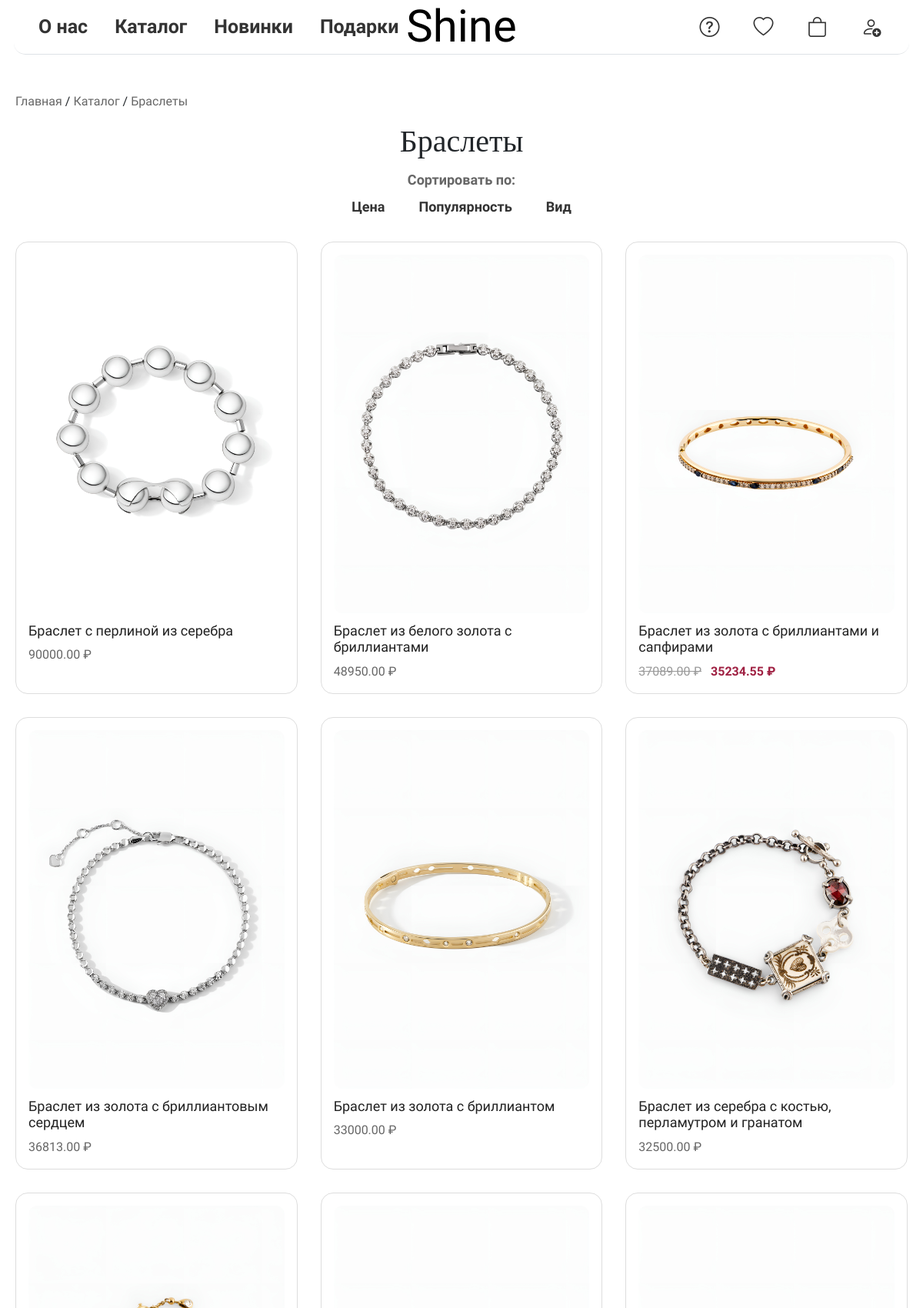
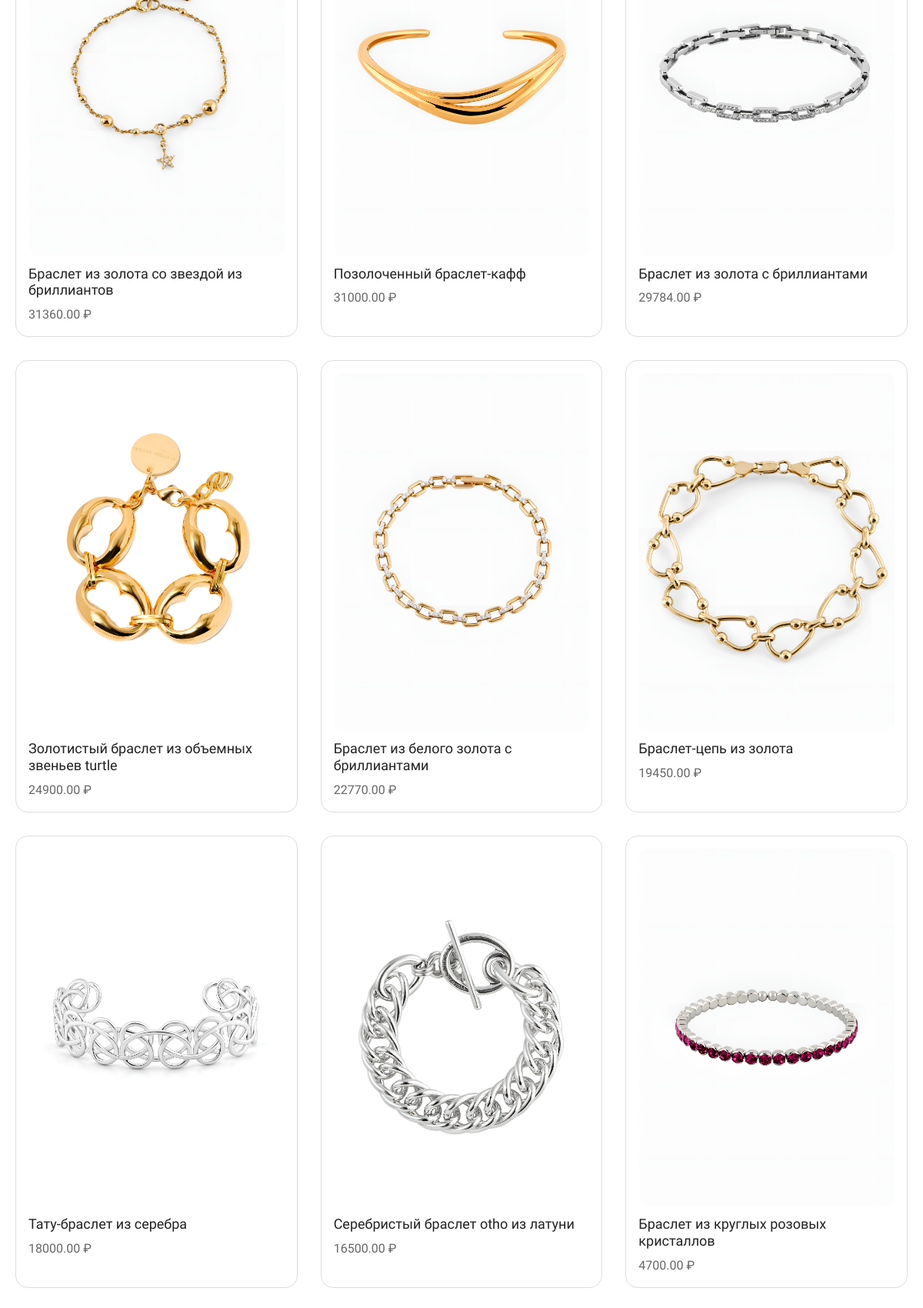
Page /category/2/?sort=price_desc (upper part) on the committed database (2 pictures, top to bottom).
### webapp/models.py (models this page shows, shortened)
class TypeProduct(models.Model):
    image = models.ImageField(upload_to='media/type')
    name = models.CharField(max_length=200, verbose_name="Наименование категории")
    order = models.PositiveIntegerField(default=0, verbose_name="Порядок сортировки")
    class Meta:
        ordering = ['order', 'name']
        verbose_name = 'Категория'
        verbose_name_plural = 'Категории'

class ViewProduct(models.Model):
    TYPE_CHOICES = [
        ('all', 'Показать все'),
        ('gold', 'Золото'),
        ('silver', 'Серебро'),
    ]
    type_material = models.CharField(max_length=10,choices=TYPE_CHOICES, verbose_name="Вид материала",default='all')
    category = models.ForeignKey(TypeProduct, related_name='view_products', on_delete=models.CASCADE, verbose_name='Категория', null=True, blank=True)
    product = models.ImageField(upload_to='product', verbose_name="Изображение товара")
    name_product = models.CharField(max_length=200, verbose_name="Название")
    price = models.DecimalField(max_digits=10, decimal_places=2, verbose_name="Цена")
    quantity = models.PositiveIntegerField(default=0, verbose_name="Количество")
    is_active = models.BooleanField(default=True, verbose_name="Активен", db_index=True)
    views = models.PositiveIntegerField(default=0, verbose_name="Просмотры")
    created_at = models.DateTimeField(auto_now_add=True)
    updated_at = models.DateTimeField(auto_now=True)
    old_price = models.DecimalField(max_digits=10, decimal_places=2, blank=True, null=True, verbose_name='Старая цена')
    discount = models.DecimalField(max_digits=5, decimal_places=2, blank=True, null=True, verbose_name='Скидка (%)')
    final_price = models.DecimalField(max_digits=10, decimal_places=2, blank=True, null=True,verbose_name='Цена со скидкой')
    objects = ProductQuerySet.as_manager()
    class Meta:
        ordering = ['-created_at']
        verbose_name = 'Все товары'
        verbose_name_plural = 'Все товары'
        indexes = [models.Index(fields=['is_active']),]
    @property
    def price_with_currency(self):
        if self.discount:
            return f"<span class='old-price'>{self.price} ₽</span> <span class='discounted-price'>{self.final_price} ₽</span>"
        return f"{self.price} ₽"

### webapp/views.py (the view)
# urls.py: path('category/<int:category_id>/', views.product_list_by_category, name='product_list_by_category'),
def product_list_by_category(request, category_id):
    category = get_object_or_404(TypeProduct, id=category_id)
    products = ViewProduct.objects.filter(category=category).annotate(
        is_available=Case(
            When(is_active=True, quantity__gt=0, then=Value(1)),
            default=Value(0),
            output_field=IntegerField()
        )
    )
    sort = request.GET.get('sort')
    if sort == 'price_asc':
        products = products.order_by('-is_available', 'price')
    elif sort == 'price_desc':
        products = products.order_by('-is_available', '-price')
    elif sort == 'popularity_asc':
        products = products.order_by('-is_available', 'views')
    elif sort == 'popularity_desc':
        products = products.order_by('-is_available', '-views')
    else:
        products = products.order_by('-is_available', '-created_at')
    material = request.GET.get('material')
    if material in ['gold', 'silver']:
        products = products.filter(type_material=material)
    return render(request, 'category.html', {
        'category': category,
        'products': products,
        'current_sort': sort,
        'current_material': material,
    })

### templates/category.html (shortened to what this page needs)
{% extends "base.html" %}
{% load static %}
{% block content %}
<div class="shine-category-section">
<div class="shine-breadcrumb">
    <a href="{% url 'main' %}" class="shine-breadcrumb-link">Главная</a> /
    <a href="{% url 'helper' %}" class="shine-breadcrumb-link">Каталог</a> /
    <span class="shine-breadcrumb-link">{{ category.name }}</span>
  </div>
    <div class="shine-category-header">
        <h1 class="shine-category-title">{{ category.name }}</h1>
    </div>
    <div class="shine-sort-controls">
            <span>Сортировать по:</span>
    </div>
    <div class="sort-menu">
        <div class="sort-dropdown">
            <button class="sort-button">Цена</button>
        </div>
        <div class="sort-dropdown">
            <button class="sort-button">Популярность</button>
        </div>
        <div class="sort-dropdown">
            <button class="sort-button">Вид</button>
        </div>
    </div>
<div class="shine-category-wrapper">
    {% if products %}
        <div class="shine-product-list">
            {% for product in products %}
               <div class="shine-product-item {% if not product.is_active or product.quantity == 0 %}not-available{% endif %}">
    {% if product.is_active and product.quantity > 0 %}
        <a href="{% url 'product_view' product.pk %}" class="shine-product-link">
    {% else %}
        <div class="shine-product-link">
    {% endif %}
        <img src="{{ product.product.url }}" alt="{{ product.name_product }}" class="shine-product-img">
        <h3 class="shine-product-name">{{ product.name_product }}</h3>
    {% if product.is_active and product.quantity > 0 %}
        </a>
    {% else %}
        </div>
    {% endif %}
    <div class="shine-product-meta">
        {% if product.is_active and product.quantity > 0 %}
            <span class="shine-product-price">{{ product.price_with_currency|safe }}</span>
        {% else %}
            <span class="shine-product-unavailable">Нет в наличии</span>
        {% endif %}
    </div>
</div>
            {% endfor %}
        </div>
    {% else %}
        <p class="shine-no-products-msg">В данной категории пока нет товаров.</p>
    {% endif %}
</div>
{% endblock %}

### webapp/static/css/style.css (style rules this page uses)
html, body { height: 100%; margin: 0; }
body { display: flex; flex-direction: column; }
.shine-breadcrumb { font-family: "Bellota", system-ui; margin: 20px 0; font-size: 16px; }
.shine-breadcrumb-link { text-decoration: none; color: #666 !important; }
.shine-category-section { margin: auto; max-width:1720px; padding: 100px 20px; }
.shine-category-wrapper { display: flex; flex-wrap: wrap; justify-content: space-between; }
.shine-category-header { text-align: center; }
.shine-category-title { font-family: "Great Vibes", cursive; font-size: 40px; font-weight: 400; }
.shine-product-list { display: grid; grid-template-columns: repeat(auto-fit, minmax(300px, 1fr)); gap: 30px; }
.shine-product-item { border: 1px solid #ddd; border-radius: 16px; padding: 16px; background-color: #fff; transition: transform 0.3s ease; }
.shine-product-img { pointer-events: none; width: 100%; height: auto; border-radius: 12px; }
.shine-product-name { font-family: "Bellota", system-ui; text-decoration: none; font-size: 18px; margin-top: 12px; color: #222; }
.shine-product-link { text-decoration: none; color: inherit; }
.shine-product-meta { margin-top: 8px; }
.shine-product-price { font-family: "Bellota", system-ui; font-weight: 400; font-size: 16px; color: #666; }
.sort-menu { display: flex; gap: 20px; margin-bottom: 24px; justify-content: center; flex-wrap: wrap; }
.shine-sort-controls { font-size: 18px; color: #666; font-family: "Bellota", system-ui; }
.shine-sort-controls span { display:flex; justify-content:center; font-weight: bold; }
.sort-dropdown { position: relative; }
.sort-button { font-family: "Bellota", system-ui; background: none; border: none; font-weight: bold; font-size: 18px; cursor: pointer; padding: 8px 12px; color: #333; transition: color 0.3s ease; }
.old-price { text-decoration: line-through; color: #999; margin-right: 8px; }
.discounted-price { color: #9F2042; font-weight: bold; }

### rows in the picture
TypeProduct: name "Браслеты"
ViewProduct: product (picture), name_product "Браслет с перлиной из серебра", price_with_currency "90000.00 ₽"
ViewProduct: product (picture), name_product "Браслет из белого золота с бриллиантами", price_with_currency "48950.00 ₽"
ViewProduct: product (picture), name_product "Браслет из золота с бриллиантами и сапфирами", price_with_currency "37089.00 ₽ 35234.55 ₽"
ViewProduct: product (picture), name_product "Браслет из золота с бриллиантовым сердцем", price_with_currency "36813.00 ₽"
ViewProduct: product (picture), name_product "Браслет из золота с бриллиантом", price_with_currency "33000.00 ₽"
ViewProduct: product (picture), name_product "Браслет из серебра с костью, перламутром и гранатом", price_with_currency "32500.00 ₽"
ViewProduct: product (picture), name_product "Браслет из золота со звездой из бриллиантов", price_with_currency "31360.00 ₽"
ViewProduct: product (picture), name_product "Позолоченный браслет-кафф", price_with_currency "31000.00 ₽"
ViewProduct: product (picture), name_product "Браслет из золота с бриллиантами", price_with_currency "29784.00 ₽"
ViewProduct: product (picture), name_product "Золотистый браслет из объемных звеньев turtle", price_with_currency "24900.00 ₽"
ViewProduct: product (picture), name_product "Браслет из белого золота с бриллиантами", price_with_currency "22770.00 ₽"
ViewProduct: product (picture), name_product "Браслет-цепь из золота", price_with_currency "19450.00 ₽"
ViewProduct: product (picture), name_product "Тату-браслет из серебра", price_with_currency "18000.00 ₽"
ViewProduct: product (picture), name_product "Серебристый браслет otho из латуни", price_with_currency "16500.00 ₽"
ViewProduct: product (picture), name_product "Браслет из круглых розовых кристаллов", price_with_currency "4700.00 ₽"
